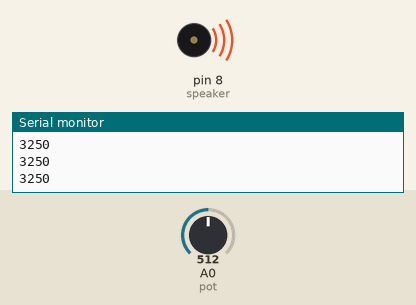
This sketch was run on a simulated Arduino Uno, built with avr-gcc and run on an emulated ATmega328P. Shown: buzzer (waves = sounding), the last lines printed to the serial monitor. The inputs (shaded band) are chosen by the test bench; at power-on: A0 (pot) = 512.

Above: at 1.2 s.
1.3 s: A0 (pot) set to 0
At 2.5 s:
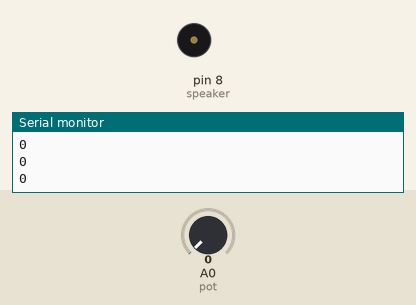
2.8 s: A0 (pot) set to 122
At 3.5 s:
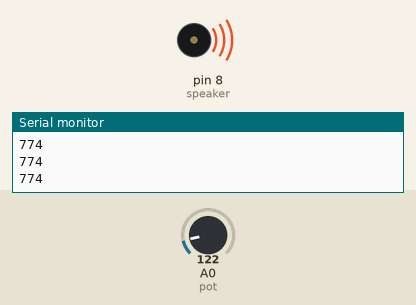
Timing chart, 0 to 5.8 s (numbered marks = the images above; inputs shaded):
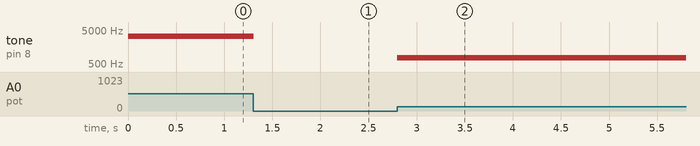

The sketch:

FreqRange.ino
```cpp
int freq = 0;
int pot = A0;
int speaker = 8;

void setup() {
  // put your setup code here, to run once:
  Serial.begin(9600);

  pinMode(pot, INPUT);
  pinMode(speaker, OUTPUT);
}

void loop() {
  // put your main code here, to run repeatedly:
  freq = map(analogRead(pot), 0, 1024, 0, 6500);
  tone(speaker, freq);

  Serial.println(freq);
}
```

Measured:
- after the input at 1.3 s, tone on pin 8 (speaker): 3250 Hz → silent at once
- after the input at 2.8 s, tone on pin 8 (speaker): silent → 774 Hz at once
